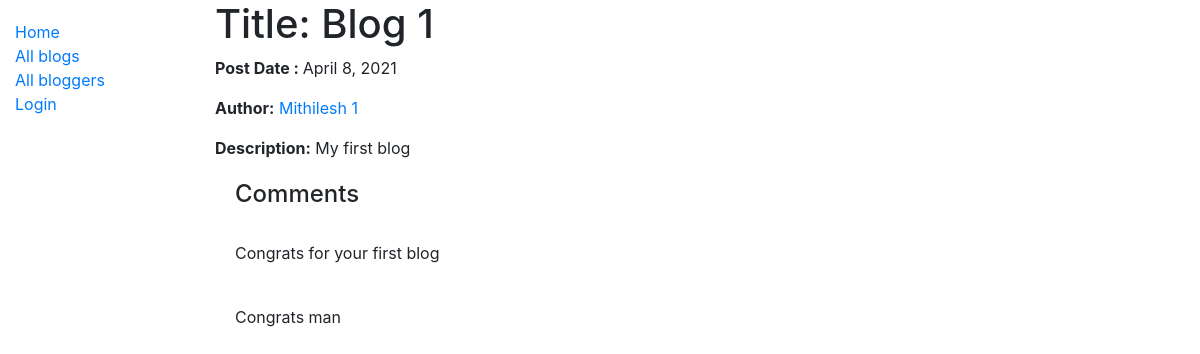
/blog/blogs/1, run on the app's committed database.
### blog/models.py (models this page shows, shortened)
class Blog(models.Model):
    title = models.CharField(max_length=200, null=False, blank=False)
    post_date = models.DateField(null=False, blank=False)
    blogger = models.ForeignKey('Blogger', on_delete=models.SET_NULL, null=True)
    description = models.CharField(max_length=500, null=False, blank=False)

class Blogger(models.Model):
    name = models.CharField(max_length=200, null=False, blank=False)
    bio = models.CharField(max_length=500, null=False, blank=False)
    def get_absolute_url(self):
        return reverse('blogger-detail', args=[str(self.id)])

class Comment(models.Model):
    blog = models.ForeignKey('Blog', on_delete=models.SET_NULL, null=True)
    description = models.CharField(max_length=300, null=False, blank=False)
    def __str__(self):
        return self.description

### blog/views.py (the view)
# urls.py: path('blogs/<int:pk>', views.BlogDetailView.as_view(), name='blog-detail'),
class BlogDetailView(generic.DetailView):
    model = Blog

### blog/templates/blog/blog_detail.html
{% extends "base_generic.html" %}
{% block content %}
  <h1>Title: {{ blog.title }}</h1>
  <p><strong>Post Date : </strong>{{ blog.post_date }}</p>
  <p><strong>Author:</strong> <a href="{{ blog.blogger.get_absolute_url }}">{{ blog.blogger.name }}</a></p>
  <p><strong>Description:</strong> {{ blog.description }}</p>
   <div style="margin-left:20px;margin-top:20px">
    <h4>Comments</h4>
    {% if blog.comment_set.all %}
    {% for comment in blog.comment_set.all %}
      <br>
      <p>{{ comment }}</p>
    {% endfor %}
       {% else %}
       <p>No Comments for this blog</p>
       {% endif %}
  </div>
{% endblock %}

### data on the page
Blog: title "Blog 1", post_date "April 8, 2021", blogger.name "Mithilesh 1", description "My first blog"
Comment: description "Congrats for your first blog"
Comment: description "Congrats man"
